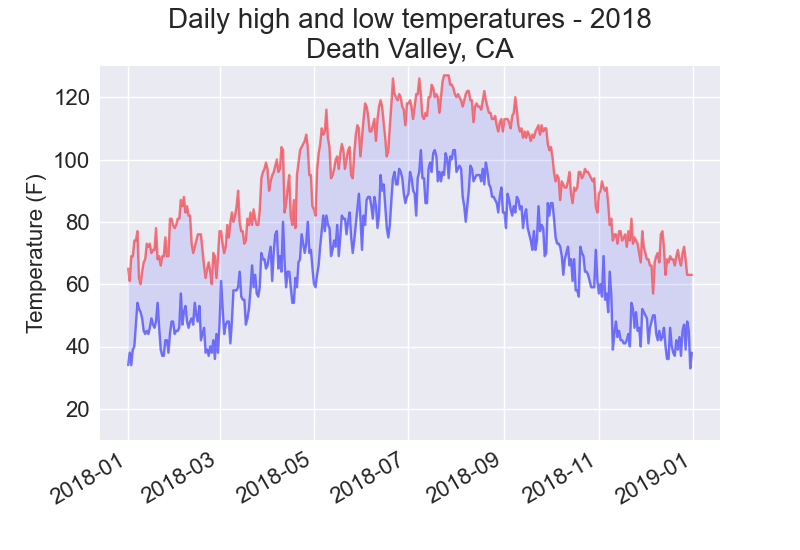

Reproduce this figure in Python.
import csv
from datetime import datetime

import matplotlib.pyplot as plt

filename = 'data/death_valley_2018_simple.csv'
with open(filename) as f:
    reader = csv.reader(f)
    header_row = next(reader)

    # ファイルから日付と最高気温、最低気温を取得する
    dates, highs, lows = [], [], []
    for row in reader:
        current_date = datetime.strptime(row[2], '%Y-%m-%d')
        try:
            high = int(row[4])
            low = int(row[5])
        except ValueError:
            print(f"Missing data for {current_date}")
        else:
            dates.append(current_date)
            highs.append(high)
            lows.append(low)

# 最高気温と最低気温をグラフに描画する
plt.style.use('seaborn')
fig, ax = plt.subplots()
ax.plot(dates, highs, c='red', alpha=0.5)
ax.plot(dates, lows, c='blue', alpha=0.5)
plt.fill_between(dates, highs, lows, facecolor='blue', alpha=0.1)

# グラフにフォーマットを指定する
title = "Daily high and low temperatures - 2018\nDeath Valley, CA"
plt.title(title, fontsize=20)
plt.xlabel('', fontsize=16)
fig.autofmt_xdate()
plt.ylabel("Temperature (F)", fontsize=16)
plt.tick_params(axis='both', which='major', labelsize=16)
plt.ylim(10, 130)

# plt.savefig('5_2_death_valley_highs_lows.png')
plt.show()
